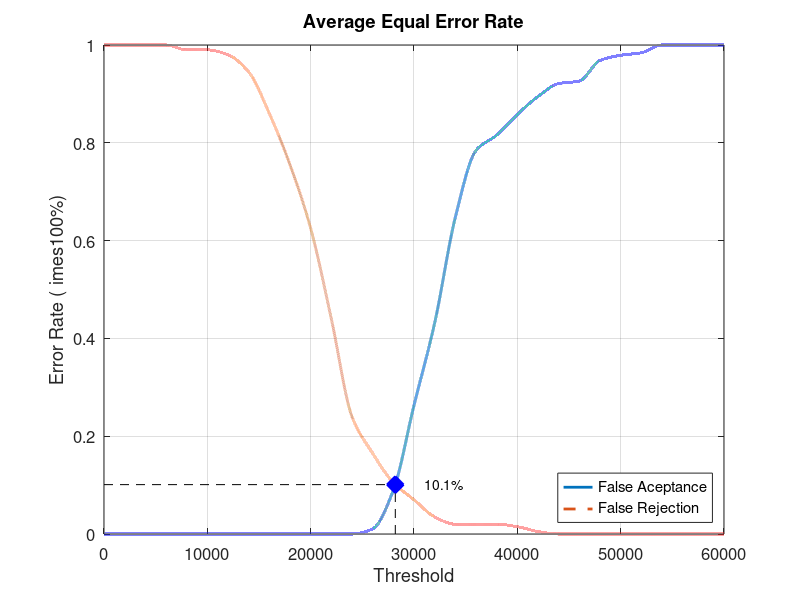
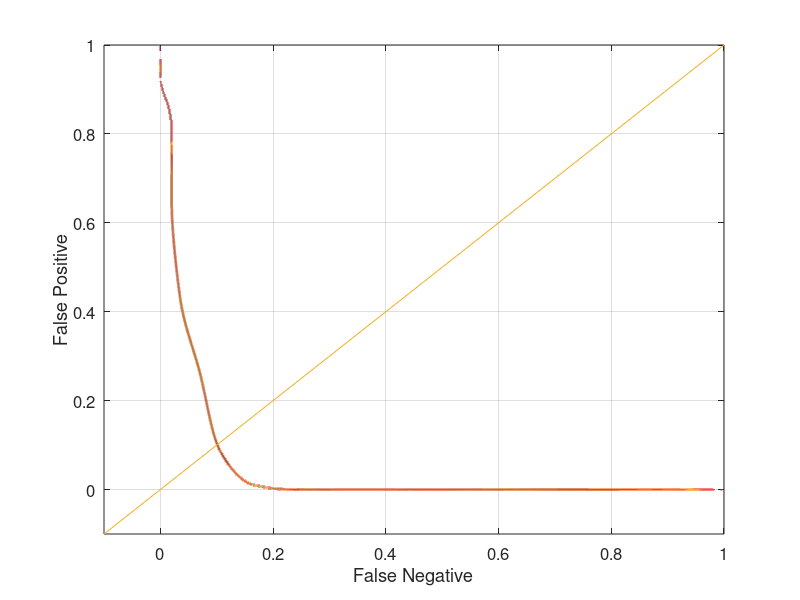

The MATLAB script that drew these images, in order:
close all;
clear;
clc;
x = 0:2000:60000;
xq = 0:0.5:60000;

y0 = [0 0 0 0 0 0 0 0 0 0 0 0 0 0.0105263 0.0894737 0.263158 0.431579 0.647368 0.784211 0.815789 0.857895 0.894737 0.921053 0.926316 0.968421 0.978947 0.984211 1 1 1 1]
yy0 = interp1(x, y0, xq, 'pchip');
y1 = [1 1 1 1 0.99 0.99 0.98 0.945 0.86 0.755 0.625 0.44 0.24 0.165 0.105 0.07 0.035 0.02 0.02 0.02 0.015 0.005 0 0 0 0 0 0 0 0 0]
yy1 = interp1(x, y1, xq, 'pchip');

% Calculating EER: 
y2 = abs(y0 - y1);
find(y2 == min(y2))
yy2 = abs(yy0 - yy1);
xEER = find(yy2 == min(yy2));
xEERIndex = xq(xEER) % X-axis EER
yEER = yy0(xEER) % Y-axis EER

main = figure
plot(xq, yy0,'-','LineWidth', 2);	hold on
plot(xq, yy1,'--','LineWidth', 2);	hold on
plot([xEERIndex xEERIndex], [0 yEER], 'k--');	hold on
plot([0 xEERIndex], [yEER yEER], 'k--');	hold on
plot(xEERIndex, yEER, 'bx', 'LineWidth', 10);	hold on
text(xEERIndex + 10 * xEERIndex / 100, yEER, [num2str(round((10000 * yEER)) / 100) '%'])
legend('False Aceptance', 'False Rejection', 'Location', 'SouthEast')
xlabel('Threshold')
ylabel('Error Rate (	imes100%)')
title('Average Equal Error Rate')
set(gca, 'FontSize', 12)
axis([0 60000 0 1])
grid on

print(main, 'Database3_1Main', '-dpng');
FNRxFPR = figure('Color', [1 1 1]);
plot(yy1, yy0, '-', yy1, yy0, 'LineWidth', 2);
hold on
y = -0.1:0.1:1
plot(y, y); 
set(gca, 'FontSize', 12)
xlabel('False Negative')
ylabel('False Positive')
axis([-0.1 1 -0.1 1])
set(gca, 'FontSize', 12)
grid on

print(FNRxFPR, 'Database3_1FNRxFPR','-dpng');
